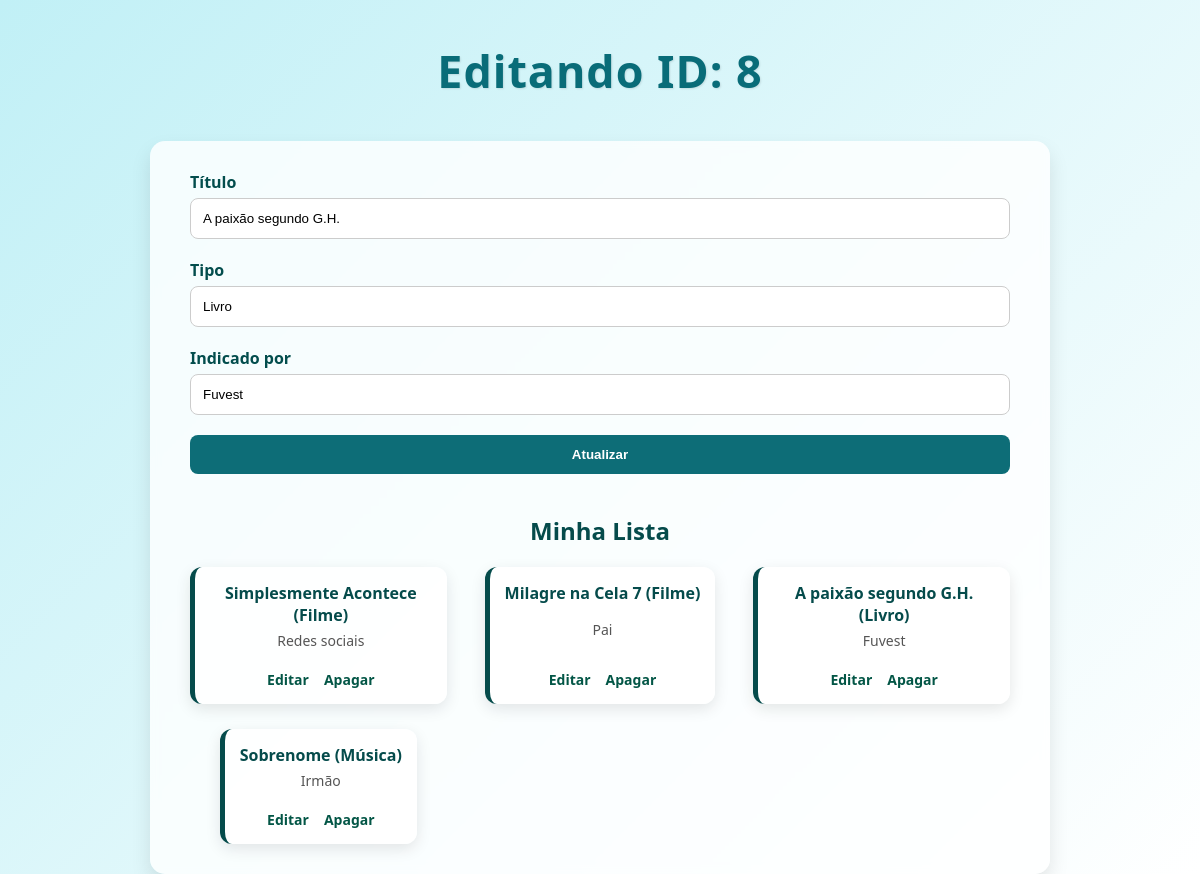
The page /editar/8 on the database its author committed.
### tables this page shows
CREATE TABLE midias(
            id INTEGER PRIMARY KEY AUTOINCREMENT,
            titulo TEXT NOT NULL,
            tipo TEXT NOT NULL,
            indicado_por TEXT
        );

### app.py (the view)
@app.route('/editar/<int:id>', methods=['GET', 'POST'])
def editar(id):
    item = Midia.id(id)
    if not item:
        return redirect(url_for('lista'))
    if request.method == 'POST':
        item.titulo = request.form['titulo']
        item.tipo = request.form['tipo']
        item.indicado_por = request.form['indicado_por']
        item.atualizar()
        return redirect(url_for('lista'))
    lista_total = Midia.obter_todos()
    return render_template('lista.html', titulo=f'Editando ID: {id}', lista=lista_total, item=item)

### models/midia.py (called while the page is built)
def conectar():
    return sqlite3.connect(DB_PATH)

    @classmethod
    def id(cls, id: int) -> Self:
        with conectar() as con:
            dado = con.execute("SELECT * FROM midias WHERE id=?", (id,)).fetchone()
        if dado is None:
            raise ValueError
        return cls(dado[1], dado[2], dado[3], dado[0])

    @staticmethod
    def obter_todos():
        with conectar() as con:
            dados = con.execute("SELECT * FROM midias").fetchall()
        return [Midia(d[1], d[2], d[3], d[0]) for d in dados]

### templates/lista.html
{% extends 'base.html' %}
{% block content %}
<section class="card formulario">
    <form method="POST">
        <div class="campo">
            <label for="titulo">Título</label>
            <input
                type="text"
                id="titulo"
                name="titulo"
                value="{{ item.titulo if item else '' }}"
                required
            >
        </div>
        <div class="campo">
            <label for="tipo">Tipo</label>
            <input
                type="text"
                id="tipo"
                name="tipo"
                value="{{ item.tipo if item else '' }}"
                required
            >
        </div>
        <div class="campo">
            <label for="indicado_por">Indicado por</label>
            <input
                type="text"
                id="indicado_por"
                name="indicado_por"
                value="{{ item.indicado_por if item else '' }}"
            >
        </div>
        <button type="submit">
            {{ 'Atualizar' if item else 'Adicionar' }}
        </button>
    </form>
</section>
<h2>Minha Lista</h2>
{% if lista %}
<section id="lista-de-tarefas">
    {% for item in lista %}
    <div class="card-tarefa">
        <p>{{ item.titulo }} ({{ item.tipo }})</p>
        <span class="data">{{ item.indicado_por or 'Não informado' }}</span>
        <div class="acoes">
            <a href="{{ url_for('editar', id=item.id_midia) }}">Editar</a>
            <a href="{{ url_for('delete', id=item.id_midia) }}">Apagar</a>
        </div>
    </div>
    {% endfor %}
</section>
{% else %}
<p class="vazio">Nada adicionado à Lista de Desejos.</p>
{% endif %}
{% endblock %}

### static/style.css (style rules this page uses)
* { margin: 0; padding: 0; box-sizing: border-box; }
body { font-family: 'Segoe UI', Tahoma, Geneva, Verdana, sans-serif; background: linear-gradient(135deg, #c1f0f6, #ffffff); min-height: 100vh; display: flex; flex-direction: column; align-items: center; }
.formulario form { display: flex; flex-direction: column; gap: 20px; }
.campo { display: flex; flex-direction: column; gap: 5px; }
.campo label { font-weight: 600; color: #034d4d; }
.campo input { padding: 12px; border-radius: 8px; border: 1px solid #ccc; transition: all 0.3s; }
button { padding: 12px; background-color: #0d6d77; color: white; border: none; border-radius: 8px; font-weight: bold; cursor: pointer; transition: all 0.3s; }
h2 { text-align: center; margin: 40px 0 20px; color: #054b4b; }
#lista-de-tarefas { display: grid; grid-template-columns: repeat(auto-fill, minmax(220px, 1fr)); gap: 25px; justify-items: center; }
.card-tarefa { background: #ffffffdd; border-left: 5px solid #054b4b; border-radius: 12px; padding: 15px; text-align: center; display: flex; flex-direction: column; justify-content: space-between; box-shadow: 0 5px 15px rgba(0,0,0,0.1); transition: all 0.3s; }
.card-tarefa p { font-weight: bold; color: #054b4b; margin-bottom: 5px; }
.card-tarefa .data { font-size: 14px; color: #555; margin-bottom: 10px; }
.acoes { display: flex; justify-content: center; gap: 15px; margin-top: 10px; }
.acoes a { text-decoration: none; font-size: 14px; color: #035646; font-weight: bold; transition: color 0.3s; }

### rows shown on the page
midias: titulo "A paixão segundo G.H.", tipo "Livro", indicado_por "Fuvest"
midias: titulo "Simplesmente Acontece", tipo "Filme", indicado_por "Redes sociais"
midias: titulo "Milagre na Cela 7", tipo "Filme", indicado_por "Pai"
midias: titulo "Sobrenome", tipo "Música", indicado_por "Irmão"

### other values the page prints
{{ titulo }} "Editando ID: 8"
{{ 'Atualizar' if item else 'Adicionar' }} "Atualizar"
